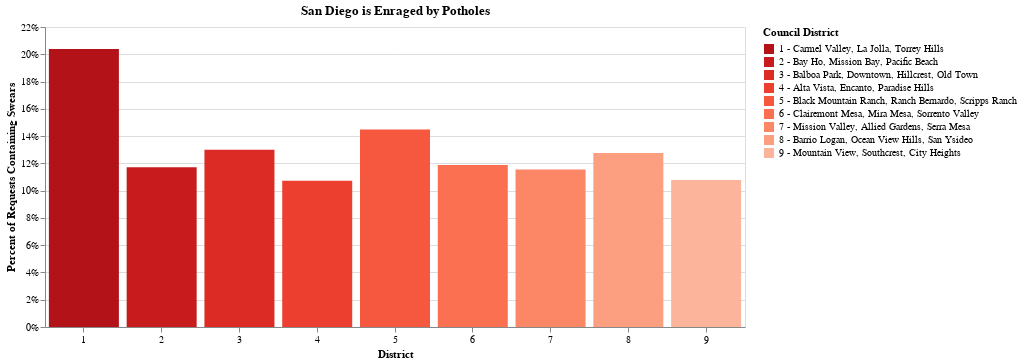

Notebook source saved alongside this figure:
### Code cell
#creating the visual
color_scale = alt.Scale(
    scheme='reds', reverse=True)

vis_trick = alt.Chart(trick_district_data).mark_bar().encode(
    x=alt.X(
        'council_district:O', 
        sort='ascending', 
        title='District', 
        axis=alt.Axis(labelAngle=0)
    ),
    y=alt.Y(
        'percent_with_trickswears:Q',
        title='Percent of Requests Containing Swears',
        axis=alt.Axis(format='%')
    ),
    color=alt.Color(
        'district_label:N', 
        scale=color_scale,
        legend=alt.Legend(
            title='Council District',
            labelLimit=500
        )
    ),
    tooltip=['council_district', 'total_requests', 'total_trickswears', 'percent_with_trickswears']
).properties(
    title='San Diego is Enraged by Potholes',
    width=700
)
vis_trick

### Figure 1 — Vega-Lite specification as saved in the notebook (floating-point values rounded to 4 significant figures)
{"$schema": "https://vega.github.io/schema/vega-lite/v5.20.1.json", "config": {"view": {"continuousHeight": 300, "continuousWidth": 300}}, "data": {"name": "data-1db3486fa746c8d7c76f973dea987534"}, "datasets": {"data-1db3486fa746c8d7c76f973dea987534": [{"areas": "Carmel Valley, La Jolla, Torrey Hills", "council_district": 1, "district_label": "1 - Carmel Valley, La Jolla, Torrey Hills", "percent_with_trickswears": 0.2038, "total_requests": 11602, "total_trickswears": 3341}, {"areas": "Black Mountain Ranch, Ranch Bernardo, Scripps Ranch", "council_district": 5, "district_label": "5 - Black Mountain Ranch, Ranch Bernardo, Scripps Ranch", "percent_with_trickswears": 0.1448, "total_requests": 7360, "total_trickswears": 1284}, {"areas": "Balboa Park, Downtown, Hillcrest, Old Town", "council_district": 3, "district_label": "3 - Balboa Park, Downtown, Hillcrest, Old Town", "percent_with_trickswears": 0.1299, "total_requests": 12223, "total_trickswears": 1899}, {"areas": "Barrio Logan, Ocean View Hills, San Ysideo", "council_district": 8, "district_label": "8 - Barrio Logan, Ocean View Hills, San Ysideo", "percent_with_trickswears": 0.1277, "total_requests": 5255, "total_trickswears": 807}, {"areas": "Clairemont Mesa, Mira Mesa, Sorrento Valley", "council_district": 6, "district_label": "6 - Clairemont Mesa, Mira Mesa, Sorrento Valley", "percent_with_trickswears": 0.1188, "total_requests": 13980, "total_trickswears": 2057}, {"areas": "Bay Ho, Mission Bay, Pacific Beach", "council_district": 2, "district_label": "2 - Bay Ho, Mission Bay, Pacific Beach", "percent_with_trickswears": 0.1172, "total_requests": 13615, "total_trickswears": 1911}, {"areas": "Mission Valley, Allied Gardens, Serra Mesa", "council_district": 7, "district_label": "7 - Mission Valley, Allied Gardens, Serra Mesa", "percent_with_trickswears": 0.1156, "total_requests": 9519, "total_trickswears": 1363}, {"areas": "Mountain View, Southcrest, City Heights", "council_district": 9, "district_label": "9 - Mountain View, Southcrest, City Heights", "percent_with_trickswears": 0.1077, "total_requests": 10463, "total_trickswears": 1332}, {"areas": "Alta Vista, Encanto, Paradise Hills", "council_district": 4, "district_label": "4 - Alta Vista, Encanto, Paradise Hills", "percent_with_trickswears": 0.1073, "total_requests": 6915, "total_trickswears": 870}]}, "encoding": {"color": {"field": "district_label", "legend": {"labelLimit": 500, "title": "Council District"}, "scale": {"reverse": true, "scheme": "reds"}, "type": "nominal"}, "tooltip": [{"field": "council_district", "type": "quantitative"}, {"field": "total_requests", "type": "quantitative"}, {"field": "total_trickswears", "type": "quantitative"}, {"field": "percent_with_trickswears", "type": "quantitative"}], "x": {"axis": {"labelAngle": 0}, "field": "council_district", "sort": "ascending", "title": "District", "type": "ordinal"}, "y": {"axis": {"format": "%"}, "field": "percent_with_trickswears", "title": "Percent of Requests Containing Swears", "type": "quantitative"}}, "mark": {"type": "bar"}, "title": "San Diego is Enraged by Potholes", "width": 700}
